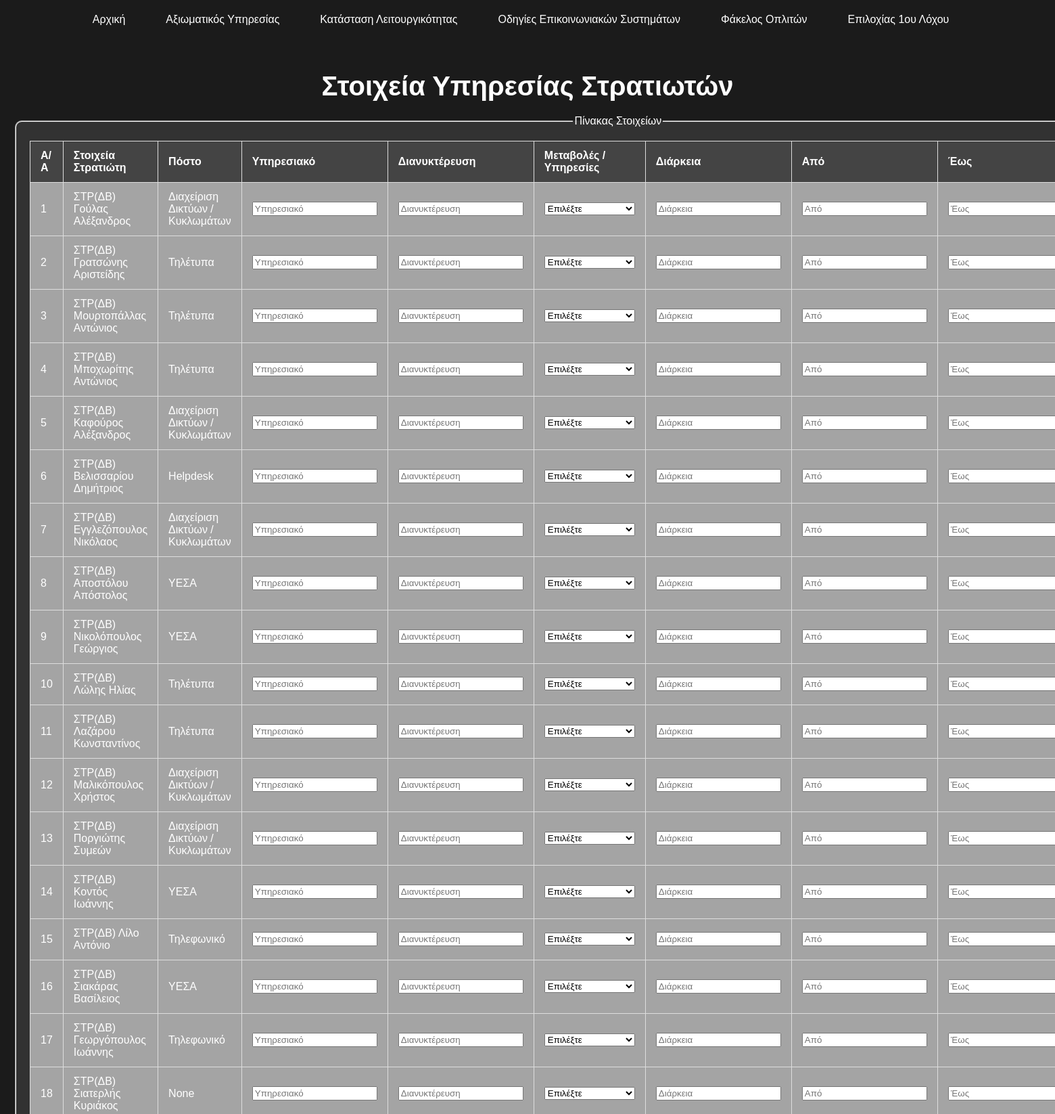
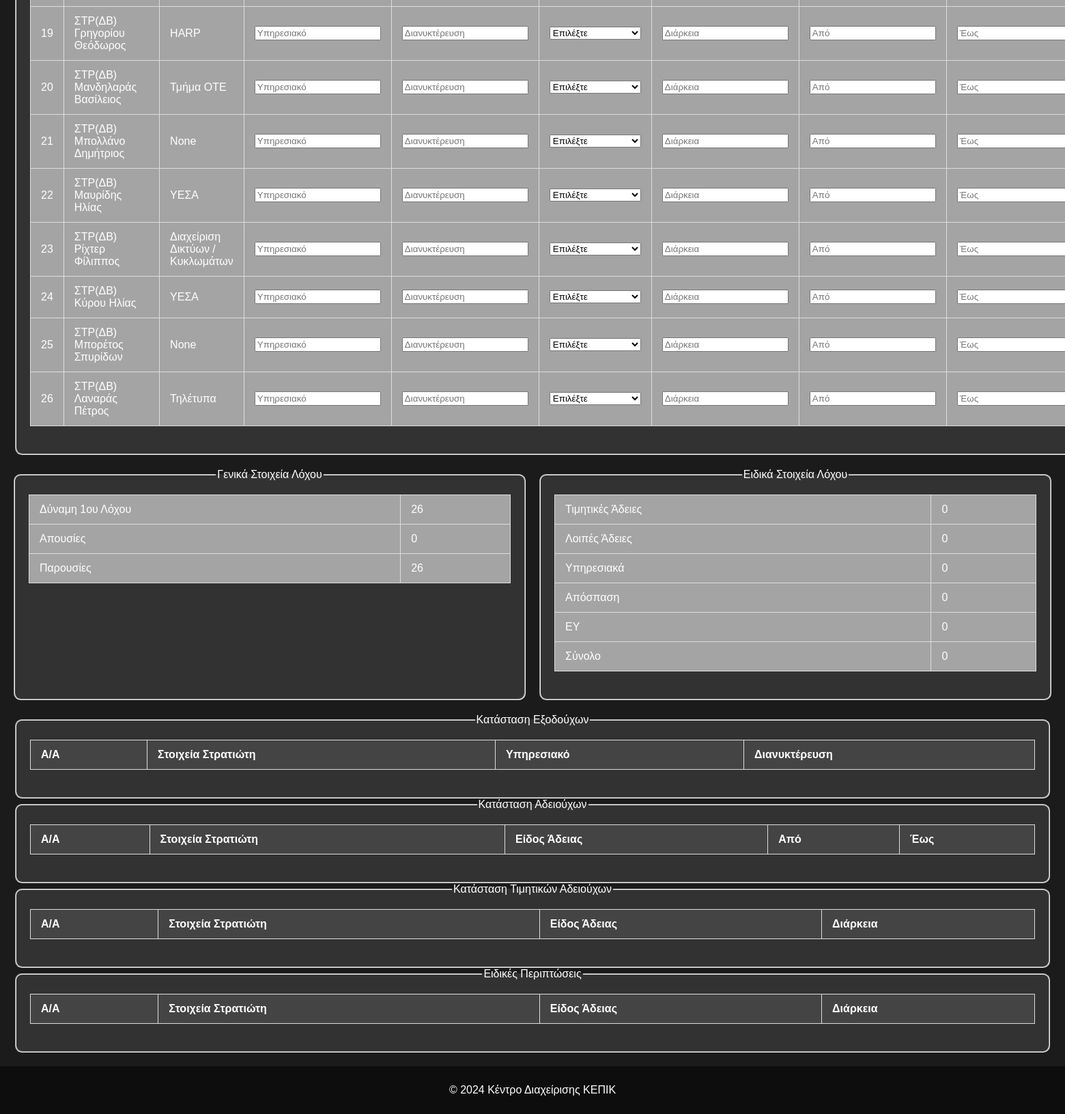
Page /posta/ on the committed database (2 pictures, top to bottom).
### myapp/models.py (models this page shows, shortened)
class Soldier(models.Model):
    VATHMOS_CHOICES = [
        ('ΣΤΡ(ΔΒ)', 'ΣΤΡ(ΔΒ)'),
        ('ΣΤΡ(ΠΖ)', 'ΣΤΡ(ΠΖ)'),
        ('ΣΤΡ(ΠΒ)', 'ΣΤΡ(ΠΒ)'),
        ('ΣΤΡ(ΤΘ)', 'ΣΤΡ(ΤΘ)'),
        ('ΣΤΡ(ΠΖ)', 'ΣΤΡ(ΠΖ)'),
    ]
    GRAMMATIKES_GNOSEIS_CHOICES = [
        ('Απόφοιτος Λυκείου', 'Απόφοιτος Λυκείου'),
        ('Απόφοιτος ΑΕΙ', 'Απόφοιτος ΑΕΙ'),
        ('Απόφοιτος ΤΕΙ', 'Απόφοιτος ΤΕΙ'),
        ('Ενεργός ΑΕΙ', 'Ενεργός ΑΕΙ'),
        ('Ενεργός ΤΕΙ', 'Ενεργός ΤΕΙ'),
        ('Απόφοιτος ΙΕΚ', 'Απόφοιτος ΙΕΚ'),
        ('Ενεργός ΙΕΚ', 'Ενεργός ΙΕΚ'),
    ]
    SOMATIKI_IKANOTITA_CHOICES = [
        ('Ι1', 'Ι1'),
        ('Ι2', 'Ι2'),
        ('Ι3', 'Ι3'),
        ('Ι3 Άοπλο', 'Ι3 Άοπλο'),
        ('Ι4', 'Ι4'),
    ]
    POSTO_CHOICES = [
        ('HARP', 'HARP'),
        ('Helpdesk', 'Helpdesk'),
        ('Διαχείριση Δικτύων / Κυκλωμάτων', 'Διαχείριση Δικτύων / Κυκλωμάτων'),
        ('Τηλέτυπα', 'Τηλέτυπα'),
        ('Τηλεφωνικό', 'Τηλεφωνικό'),
        ('Τμήμα ΟΤΕ', 'Τμήμα ΟΤΕ'),
        ('ΥΕΣΑ', 'ΥΕΣΑ'),
    ]
    eponymo = models.CharField(max_length=100, verbose_name="ΕΠΩΝΥΜΟ", null=True, blank=True)
    onoma = models.CharField(max_length=100, verbose_name="ΟΝΟΜΑ", null=True, blank=True)
    etos_genniseos = models.IntegerField(verbose_name="ΕΤΟΣ ΓΕΝΝΗΣΕΩΣ", null=True, blank=True)
    topos_genniseos = models.CharField(max_length=100, verbose_name="ΤΟΠΟΣ ΓΕΝΝΗΣΕΩΣ", null=True, blank=True)
    onoma_patros = models.CharField(max_length=100, verbose_name="ΟΝΟΜΑ ΠΑΤΕΡΑ", null=True, blank=True)
    epaggelma_patros = models.CharField(max_length=100, verbose_name="ΕΠΑΓΓΕΛΜΑ ΠΑΤΕΡΑ", null=True, blank=True)
    onoma_mitros = models.CharField(max_length=100, verbose_name="ΟΝΟΜΑ ΜΗΤΕΡΑΣ", null=True, blank=True)
    epaggelma_mitros = models.CharField(max_length=100, verbose_name="ΕΠΑΓΓΕΛΜΑ ΜΗΤΕΡΑΣ", null=True, blank=True)
    tilefono_kinito = models.CharField(max_length=10, verbose_name="ΤΗΛ. ΚΙΝΗΤΟ", null=True, blank=True)
    tilefono_stathero = models.CharField(max_length=10, verbose_name="ΤΗΛ. ΣΤΑΘΕΡΟ", null=True, blank=True)
    tilefono_oikeiou = models.CharField(max_length=10, verbose_name="ΤΗΛΕΦΩΝΟ ΟΙΚΕΙΟΥ", null=True, blank=True)
    oikeiou_sxesi = models.CharField(max_length=100, verbose_name="ΣΧΕΣΗ ΜΕ ΤΟΝ ΟΙΚΕΙΟ", null=True, blank=True)
    topos_katagogis = models.CharField(max_length=255, verbose_name="ΤΟΠΟΣ ΚΑΤΑΓΩΓΗΣ", null=True, blank=True)
    topos_diamonis = models.CharField(max_length=255, verbose_name="ΤΟΠΟΣ ΔΙΑΜΟΝΗΣ", null=True, blank=True)
    periochi = models.CharField(max_length=100, verbose_name="ΠΕΡΙΟΧΗ", null=True, blank=True)
    odos_arithmos = models.CharField(max_length=255, verbose_name="ΟΔΟΣ ΚΑΙ ΑΡΙΘΜΟΣ", null=True, blank=True)
    oikogeneiaki_katastasi = models.CharField(max_length=100, verbose_name="ΟΙΚΟΓ. ΚΑΤΑΣΤΑΣΗ", null=True, blank=True)
    arithmos_adelfon = models.CharField(max_length=100, verbose_name="ΑΡΙΘΜΟΣ ΑΔΕΛΦΩΝ – ΦΥΛΛΟ", null=True, blank=True)
    oikonomiki_katastasi = models.CharField(max_length=100, verbose_name="ΟΙΚΟΝ. ΚΑΤΑΣΤΑΣΗ", null=True, blank=True)
    provlimata_pou_apasxoloun = models.TextField(blank=True, null=True, verbose_name="ΠΡΟΒΛΗΜΑΤΑ ΠΟΥ ΑΠΑΣΧΟΛΟΥΝ")
    epaggelma_politis = models.CharField(max_length=100, verbose_name="ΕΠΑΓΓΕΛΜΑ ΩΣ ΠΟΛΙΤΗΣ", null=True, blank=True)
    grammatikes_gnoseis = models.CharField(max_length=50, choices=GRAMMATIKES_GNOSEIS_CHOICES, verbose_name="ΓΡΑΜΜΑΤΙΚΕΣ ΓΝΩΣΕΙΣ", null=True, blank=True)
    eidikes_grammatikes_gnoseis = models.CharField(max_length=255, verbose_name="ΕΙΔΙΚΕΣ ΓΝΩΣΕΙΣ", null=True, blank=True)
    deksiotites = models.TextField(blank=True, null=True, verbose_name="ΔΕΞΙΟΤΗΤΕΣ")
    xenes_glosses = models.CharField(max_length=255, verbose_name="ΞΕΝΕΣ ΓΛΩΣΣΕΣ", null=True, blank=True)
    asm = models.PositiveIntegerField(verbose_name="ΑΣΜ", default=0)
    vathmos = models.CharField(max_length=10, choices=VATHMOS_CHOICES, verbose_name="ΒΑΘΜΟΣ", null=True, blank=True)
    esso_katataksis = models.CharField(max_length=10, verbose_name="ΕΣΣΟ ΚΑΤΑΤΑΞΗΣ", null=True, blank=True)
    diarkeia_thiteias = models.IntegerField(verbose_name="ΔΙΑΡΚΕΙΑ ΘΗΤΕΙΑΣ (ΜΗΝΕΣ)", null=True, blank=True)
    imerominia_eisodou_monada = models.DateField(verbose_name="ΗΜ. ΕΙΣΟΔΟΥ ΣΤΗΝ ΜΟΝΑΔΑ", null=True, blank=True)
    imerominia_strateusis = models.DateField(verbose_name="ΗΜ. ΣΤΡΑΤΕΥΣΗΣ", null=True, blank=True)
    imerominia_apolysis = models.DateField(verbose_name="ΗΜ. ΑΠΟΛΥΣΕΩΣ", null=True, blank=True)
    poines = models.TextField(verbose_name="ΠΟΙΝΕΣ", null=True, blank=True)
    adeies = models.TextField(verbose_name="ΑΔΕΙΕΣ", null=True, blank=True)
    posto = models.CharField(max_length=100, verbose_name="ΠΟΣΤΟ", choices=POSTO_CHOICES, null=True, blank=True)
    genikes_paratiriseis = models.TextField(verbose_name="ΓΕΝΙΚΕΣ ΠΑΡΑΤΗΡΗΣΕΙΣ", null=True, blank=True)
    somatiki_ikanotita = models.CharField(max_length=10, choices=SOMATIKI_IKANOTITA_CHOICES, verbose_name="ΣΩΜΑΤΙΚΗ ΙΚΑΝΟΤΗΤΑ", null=True, blank=True)
    katastasi_ygeias = models.CharField(max_length=100, verbose_name="ΚΑΤΑΣΤΑΣΗ ΥΓΕΙΑΣ", null=True, blank=True)
    omada_aimatos = models.CharField(max_length=3, verbose_name="ΟΜΑΔΑ ΑΙΜΑΤΟΣ", null=True, blank=True)
    paratiriseis_ygeias = models.TextField(blank=True, null=True, verbose_name="ΠΑΡΑΤΗΡΗΣΕΙΣ ΥΓΕΙΑΣ")
    class Meta:
        verbose_name = _('Οργάνωση | Στρατιώτης')
        verbose_name_plural = _('Οργάνωση | Στρατιώτες')

### myapp/views.py (the view)
# urls.py: path('posta/', views.posta_view, name='posta'),
def posta_view(request):
    soldiers = Soldier.objects.all()
    return render(request, 'posta.html', {'soldiers': soldiers})

### myapp/templates/posta.html (shortened to what this page needs)
{% extends "base.html" %}
{% load static %}
{% block extra_head %}
    <link rel="stylesheet" href="{% static 'css/posta.css' %}">
{% endblock %}
{% block content %}
<div class="video-background">
    <video autoplay muted loop>
        <source src="{% static 'img/index_back.webm' %}" type="video/webm">
    </video>
</div>
<div class="main-content">
    <h1>Στοιχεία Υπηρεσίας Στρατιωτών</h1>
    <fieldset class="fieldset-container">
        <legend onclick="toggleFieldset(this)">Πίνακας Στοιχείων</legend>
        <div class="category-content">
            <table id="soldier-table">
                <thead>
                    <tr>
                        <th>Α/Α</th>
                        <th>Στοιχεία Στρατιώτη</th>
                        <th>Πόστο</th>
                        <th>Υπηρεσιακό</th>
                        <th>Διανυκτέρευση</th>
                        <th>Μεταβολές / Υπηρεσίες</th>
                        <th>Διάρκεια</th>
                        <th>Από</th>
                        <th>Έως</th>
                    </tr>
                </thead>
                <tbody>
                    {% for soldier in soldiers %}
                    <tr>
                        <td>{{ forloop.counter }}</td>
                        <td>{{ soldier.vathmos }} {{ soldier.eponymo }} {{ soldier.onoma }}</td>
                        <td>{{ soldier.posto }}</td>
                        <td><input type="text" placeholder="Υπηρεσιακό" name="ypiresiako" /></td>
                        <td><input type="text" placeholder="Διανυκτέρευση" name="dianyktereysi" /></td>
                        <td>
                            <select>
                                <option value="">Επιλέξτε</option>
                            </select>
                        </td>
                        <td><input type="text" placeholder="Διάρκεια" name="diarkeia" /></td>
                        <td><input type="text" placeholder="Από" name="apo" /></td>
                        <td><input type="text" placeholder="Έως" name="eos" /></td>
                    </tr>
                    {% endfor %}
                </tbody>
            </table>
        </div>
    </fieldset>
    <div class="tables-container">
        <fieldset class="fieldset-container">
            <legend onclick="toggleFieldset(this)">Γενικά Στοιχεία Λόχου</legend>
            <div class="category-content">
                <table id="general-info">
                    <tr>
                        <td>Δύναμη 1ου Λόχου</td>
                        <td id="dynamis_lochou">0</td>
                    </tr>
                    <tr>
                        <td>Απουσίες</td>
                        <td id="apousies">0</td>
                    </tr>
                    <tr>
                        <td>Παρουσίες</td>
                        <td id="parousies">0</td>
                    </tr>
                </table>
            </div>
        </fieldset>
        <fieldset class="fieldset-container">
            <legend onclick="toggleFieldset(this)">Ειδικά Στοιχεία Λόχου</legend>
            <div class="category-content">
                <table id="special-info">
                    <tr>
                        <td>Τιμητικές Άδειες</td>
                        <td id="timitikes">0</td>
                    </tr>
                    <tr>
                        <td>Λοιπές Άδειες</td>
                        <td id="loipes_adeies">0</td>
                    </tr>
                    <tr>
                        <td>Υπηρεσιακά</td>
                        <td id="ypiresiaka">0</td>
                    </tr>
                    <tr>
                        <td>Απόσπαση</td>
                        <td id="apospathseis">0</td>
                    </tr>
                    <tr>
                        <td>ΕΥ</td>
                        <td id="ey">0</td>
                    </tr>
                    <tr>
                        <td>Σύνολο</td>
                        <td id="synolo">0</td>
                    </tr>
                </table>
            </div>
        </fieldset>
    </div>
    <fieldset class="fieldset-container">
        <legend onclick="toggleFieldset(this)">Κατάσταση Εξοδούχων</legend>
        <div class="category-content">
            <table id="exodouxoi-table">
                <thead>
                    <tr>
                        <th>Α/Α</th>
                        <th>Στοιχεία Στρατιώτη</th>
                        <th>Υπηρεσιακό</th>
                        <th>Διανυκτέρευση</th>
                    </tr>
                </thead>
            </table>
        </div>
    </fieldset>
    <fieldset class="fieldset-container">
        <legend>Κατάσταση Αδειούχων</legend>
        <div class="category-content">
            <table id="adeiouxoi-table">
                <thead>
                    <tr>
                        <th>Α/Α</th>
                        <th>Στοιχεία Στρατιώτη</th>
                        <th>Είδος Άδειας</th>
                        <th>Από</th>
                        <th>Έως</th>
                    </tr>
                </thead>
            </table>
        </div>
    </fieldset>
    <fieldset class="fieldset-container">
        <legend>Κατάσταση Τιμητικών Αδειούχων</legend>
        <div class="category-content">
            <table id="timitikes-table">
                <thead>
                    <tr>
                        <th>Α/Α</th>
                        <th>Στοιχεία Στρατιώτη</th>
                        <th>Είδος Άδειας</th>
                        <th>Διάρκεια</th>
                    </tr>
                </thead>
            </table>
        </div>
    </fieldset>
    <fieldset class="fieldset-container">
        <legend>Ειδικές Περιπτώσεις</legend>
        <div class="category-content">
            <table id="special-cases-table">
                <thead>
                    <tr>
                        <th>Α/Α</th>
                        <th>Στοιχεία Στρατιώτη</th>
                        <th>Είδος Άδειας</th>
                        <th>Διάρκεια</th>
                    </tr>
                </thead>
            </table>
        </div>
    </fieldset>
</div>
{% endblock %}

### myapp/templates/base.html (shortened to what this page needs)
<!DOCTYPE html>
<html lang="en">
<head>
    {% block extra_head %}{% endblock %}
</head>
<body>
    <header>
        <nav>
            <ul>
                <li><a href="{% url 'index' %}">Αρχική</a></li>
                <li class="dropdown">
                    <a href="#">Αξιωματικός Υπηρεσίας</a>
                </li>
                <li><a href="#">Κατάσταση Λειτουργικότητας</a></li>
                <li class="dropdown">
                    <a href="#">Οδηγίες Επικοινωνιακών Συστημάτων</a>
                </li>
                <li class="dropdown">
                    <a href="#">Φάκελος Οπλιτών</a>
                </li>
                <li><a href="{% url 'epilochias' %}">Επιλοχίας 1ου Λόχου</a></li>
            </ul>
        </nav>
    </header>
    {% block content %}{% endblock %}
    <footer>
        <p>&copy; 2024 Κέντρο Διαχείρισης ΚΕΠΙΚ</p>
    </footer>
</body>
</html>

### myapp/static/css/posta.css (style rules this page uses)
html, body { height: 100%; margin: 0; padding: 0; }
body { font-family: Arial, sans-serif; margin: 0; padding: 0; background-color: #1b1b1b; color: white; display: flex; flex-direction: column; min-height: 100vh; }
.main-content { padding: 20px; text-align: center; flex: 1; }
.video-background { position: fixed; top: 0; left: 0; width: 100%; height: 100%; overflow: hidden; z-index: -1; }
video { width: 100%; height: 100%; object-fit: cover; }
.main-content h1 { font-size: 2.5em; margin-bottom: 20px; }
.fieldset-container { background-color: rgba(255, 255, 255, 0.1); border-radius: 10px; padding: 20px; text-align: center; flex: 1; }
.tables-container { display: flex; justify-content: space-between; gap: 20px; width: 100%; padding: 20px 0; }
.tables-container fieldset { flex: 1; margin: 0; width: 45%; min-width: 300px; }
table { width: 100%; border-collapse: collapse; margin-bottom: 20px; }
th, td { padding: 12px 15px; border: 1px solid #ddd; text-align: left; }
th { background-color: #444; color: #fff; }
td { background-color: rgba(255, 255, 255, 0.562); }
header { color: #fff; padding: 10px 0; text-align: center; display: flex; align-items: center; justify-content: center; position: relative; z-index: 1; }
header nav ul { list-style-type: none; padding: 0; display: flex; justify-content: center; align-items: center; margin: 0; width: 100%; }
header nav ul li { position: relative; margin-right: 20px; }
header nav ul li a { color: #fff; text-decoration: none; padding: 10px 20px; display: block; border-radius: 10px; }
footer { color: #fff; text-align: center; padding: 10px 0; width: 100%; background: rgba(0, 0, 0, 0.5); position: relative; bottom: 0; left: 0; }

### rows in the picture
Soldier: vathmos "ΣΤΡ(ΔΒ)", eponymo "Γούλας", onoma "Αλέξανδρος", posto "Διαχείριση Δικτύων / Κυκλωμάτων"
Soldier: vathmos "ΣΤΡ(ΔΒ)", eponymo "Γρατσώνης", onoma "Αριστείδης", posto "Τηλέτυπα"
Soldier: vathmos "ΣΤΡ(ΔΒ)", eponymo "Μουρτοπάλλας", onoma "Αντώνιος", posto "Τηλέτυπα"
Soldier: vathmos "ΣΤΡ(ΔΒ)", eponymo "Μποχωρίτης", onoma "Αντώνιος", posto "Τηλέτυπα"
Soldier: vathmos "ΣΤΡ(ΔΒ)", eponymo "Καφούρος", onoma "Αλέξανδρος", posto "Διαχείριση Δικτύων / Κυκλωμάτων"
Soldier: vathmos "ΣΤΡ(ΔΒ)", eponymo "Βελισσαρίου", onoma "Δημήτριος", posto "Helpdesk"
Soldier: vathmos "ΣΤΡ(ΔΒ)", eponymo "Εγγλεζόπουλος", onoma "Νικόλαος", posto "Διαχείριση Δικτύων / Κυκλωμάτων"
Soldier: vathmos "ΣΤΡ(ΔΒ)", eponymo "Αποστόλου", onoma "Απόστολος", posto "ΥΕΣΑ"
Soldier: vathmos "ΣΤΡ(ΔΒ)", eponymo "Νικολόπουλος", onoma "Γεώργιος", posto "ΥΕΣΑ"
Soldier: vathmos "ΣΤΡ(ΔΒ)", eponymo "Λώλης", onoma "Ηλίας", posto "Τηλέτυπα"
Soldier: vathmos "ΣΤΡ(ΔΒ)", eponymo "Λαζάρου", onoma "Κωνσταντίνος", posto "Τηλέτυπα"
Soldier: vathmos "ΣΤΡ(ΔΒ)", eponymo "Μαλικόπουλος", onoma "Χρήστος", posto "Διαχείριση Δικτύων / Κυκλωμάτων"
Soldier: vathmos "ΣΤΡ(ΔΒ)", eponymo "Ποργιώτης", onoma "Συμεών", posto "Διαχείριση Δικτύων / Κυκλωμάτων"
Soldier: vathmos "ΣΤΡ(ΔΒ)", eponymo "Κοντός", onoma "Ιωάννης", posto "ΥΕΣΑ"
Soldier: vathmos "ΣΤΡ(ΔΒ)", eponymo "Λίλο", onoma "Αντόνιο", posto "Τηλεφωνικό"
Soldier: vathmos "ΣΤΡ(ΔΒ)", eponymo "Σιακάρας", onoma "Βασίλειος", posto "ΥΕΣΑ"
Soldier: vathmos "ΣΤΡ(ΔΒ)", eponymo "Γεωργόπουλος", onoma "Ιωάννης", posto "Τηλεφωνικό"
Soldier: vathmos "ΣΤΡ(ΔΒ)", eponymo "Σιατερλής", onoma "Κυριάκος", posto "None"
Soldier: vathmos "ΣΤΡ(ΔΒ)", eponymo "Γρηγορίου", onoma "Θεόδωρος", posto "HARP"
Soldier: vathmos "ΣΤΡ(ΔΒ)", eponymo "Μανδηλαράς", onoma "Βασίλειος", posto "Τμήμα ΟΤΕ"
Soldier: vathmos "ΣΤΡ(ΔΒ)", eponymo "Μπολλάνο", onoma "Δημήτριος", posto "None"
Soldier: vathmos "ΣΤΡ(ΔΒ)", eponymo "Μαυρίδης", onoma "Ηλίας", posto "ΥΕΣΑ"
Soldier: vathmos "ΣΤΡ(ΔΒ)", eponymo "Ρίχτερ", onoma "Φίλιππος", posto "Διαχείριση Δικτύων / Κυκλωμάτων"
Soldier: vathmos "ΣΤΡ(ΔΒ)", eponymo "Κύρου", onoma "Ηλίας", posto "ΥΕΣΑ"
Soldier: vathmos "ΣΤΡ(ΔΒ)", eponymo "Μπορέτος", onoma "Σπυρίδων", posto "None"
Soldier: vathmos "ΣΤΡ(ΔΒ)", eponymo "Λαναράς", onoma "Πέτρος", posto "Τηλέτυπα"
